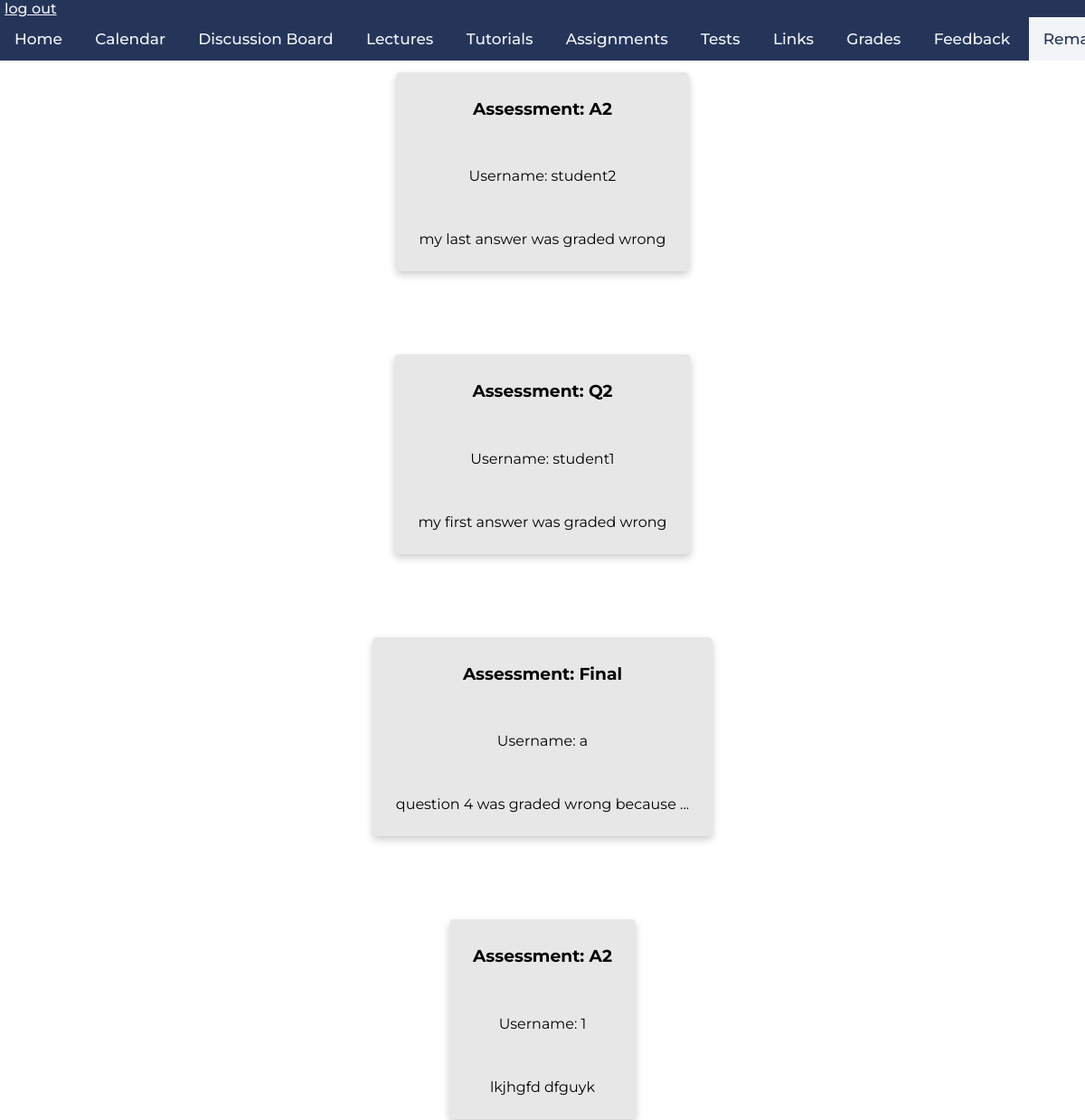
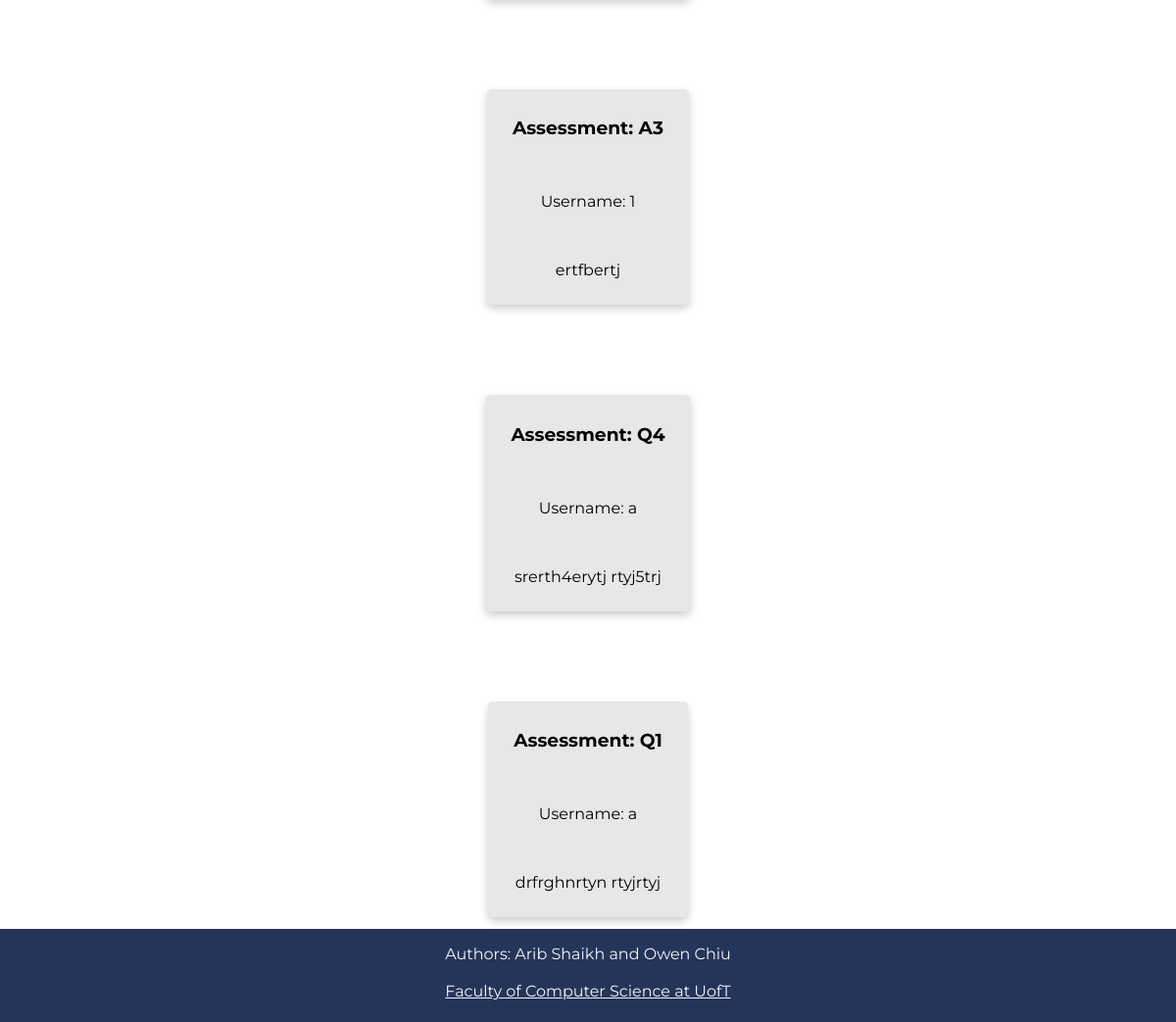
Page /remark (signed in) on the earlier database version (2 pictures, top to bottom).
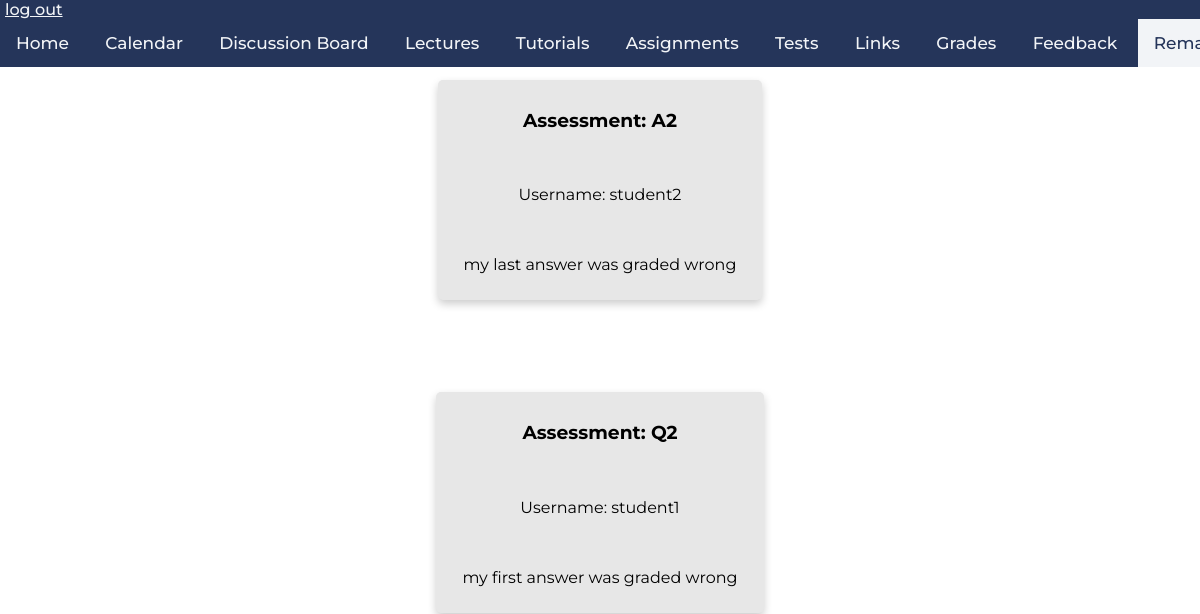
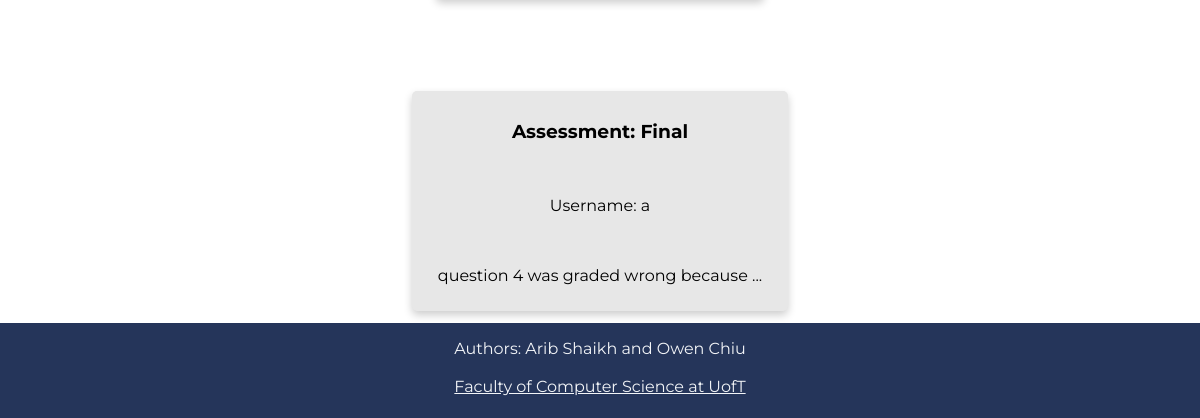
Same page on the later database version (2 pictures, top to bottom).
### tables this page shows
CREATE TABLE remark_requests(
	username VARCHAR(256) NOT NULL,
	mark_id VARCHAR(256) NOT NULL,
	comment VARCHAR(256),
	FOREIGN KEY(username) REFERENCES students(username)
	);

### app.py (the view)
@app.route('/remark')
def remark():
	if 'username' in session:
		if session.get('instructor'):
			db = get_db()
			db.row_factory = make_dicts
			remarks = query_db("SELECT username, mark_id, comment FROM remark_requests", one=False)
			db.close()
			return render_template("remark.html", remarks = remarks)
	return render_template("remark.html", message=request.args.get('message'))

### app.py (called while the page is built)
def get_db():
    db = getattr(g, '_database', None)
    if db is None:
        db = g._database = sqlite3.connect(DATABASE)
    return db

def make_dicts(cursor, row):
    return dict((cursor.description[idx][0], value)
                for idx, value in enumerate(row))

def query_db(query, args=(), one=False):
    cur = get_db().execute(query, args)
    rv = cur.fetchall()
    cur.close()
    return (rv[0] if rv else None) if one else rv

@app.teardown_appcontext
def close_connection(exception):
    db = getattr(g, '_database', None)
    if db is not None:
        db.close()

### templates/remark.html (shortened to what this page needs)
<!DOCTYPE html>
<html>
    <head>
        <link rel="stylesheet" href="../static/css/main.css" />
        <link rel="stylesheet" href="../static/css/remark.css" />
        <link rel="stylesheet" href="../static/css/navbar_footer.css" />
    </head>
    <body>
        <div class="navbar">
            <a class="logout" href="./logout">log out</a>
            <div class="links">
                <a href="./">Home</a>
                <a href="./calendar">Calendar</a>
                <a href="https://piazza.com/class/kk052lckppx73x" target="_blank">Discussion Board</a>
                <a href="./lectures">Lectures</a>
                <a href="./tutorials">Tutorials</a>
                <a href="./assignments">Assignments</a>
                <a href="./tests">Tests</a>
                <a href="./links">Links</a>
                <a href="./grades">Grades</a>
                <a href="./feedback">Feedback</a>
                <a href="./remark" class="active-page">Remark Request</a>
            </div>
        </div>
        {% if session['instructor'] %}
        {% for requests in remarks %}
            <div class = "remarkBox">
                <h3>Assessment: {{requests['mark_id']}}</h3><br>
                <p>Username: {{requests['username']}}</p><br>
                <p>{{requests['comment']}}</p>
            </div>
        {% endfor %}
        {% endif %}
        <footer>
                <p>Authors: Arib Shaikh and Owen Chiu<br>
                <br>
                <a href="https://web.cs.toronto.edu/" target="_blank">Faculty of Computer Science at UofT</a></p>
            </footer>

Differences in the rows shown:
removed remark_requests: mark_id "A2", username "1", comment "lkjhgfd dfguyk"
removed remark_requests: mark_id "A3", username "1", comment "ertfbertj"
removed remark_requests: mark_id "Q4", username "a", comment "srerth4erytj rtyj5trj"
removed remark_requests: mark_id "Q1", username "a", comment "drfrghnrtyn rtyjrtyj"
